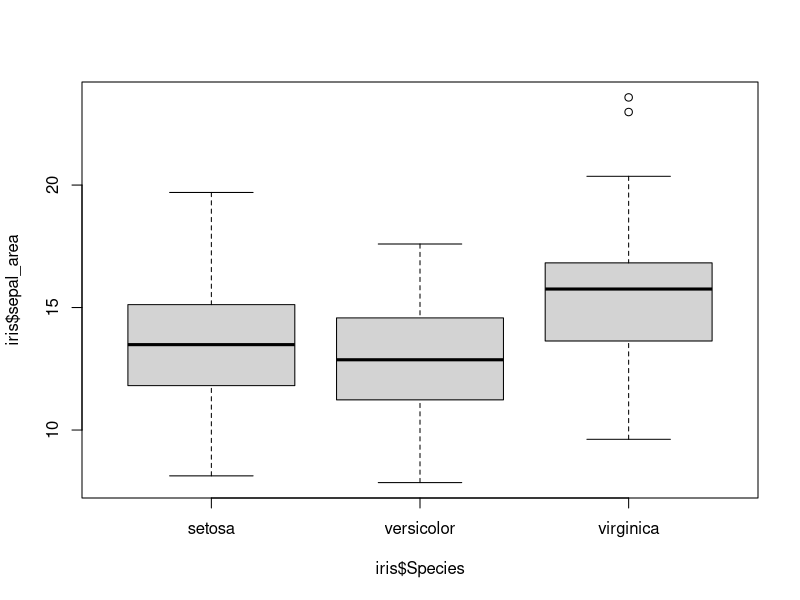
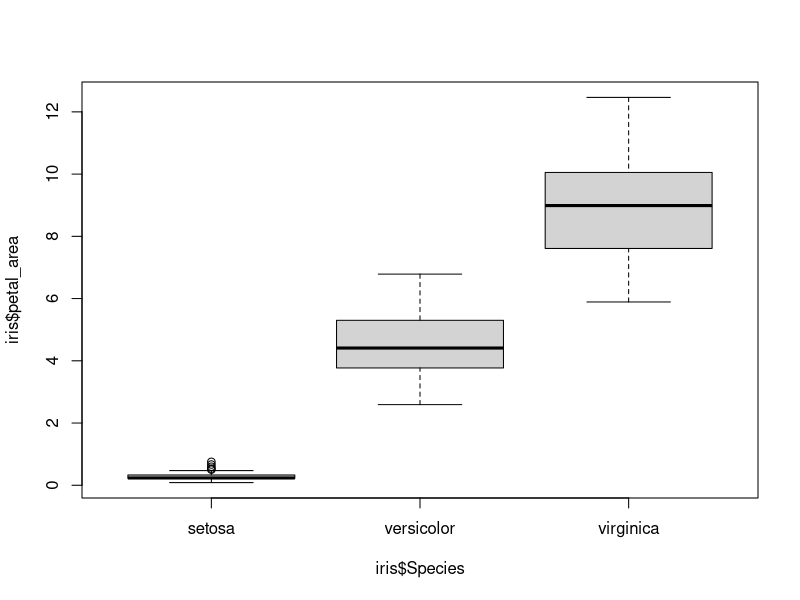
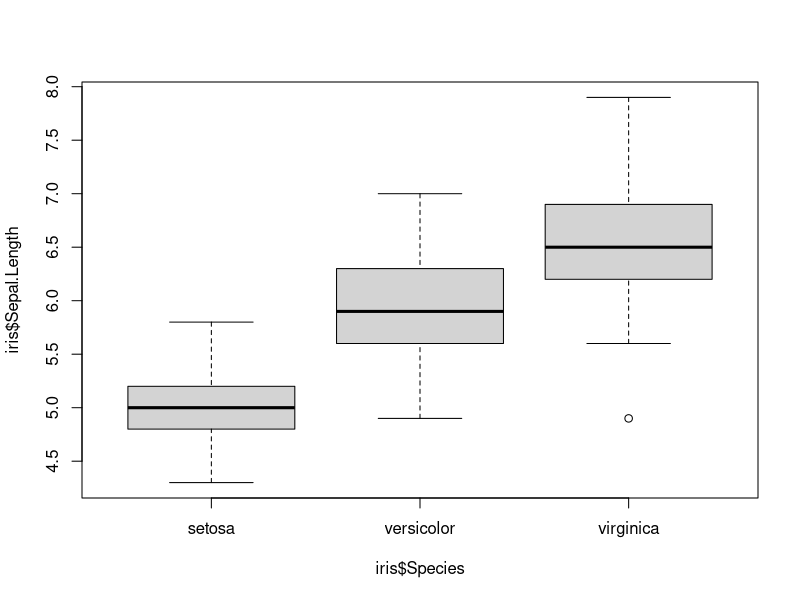
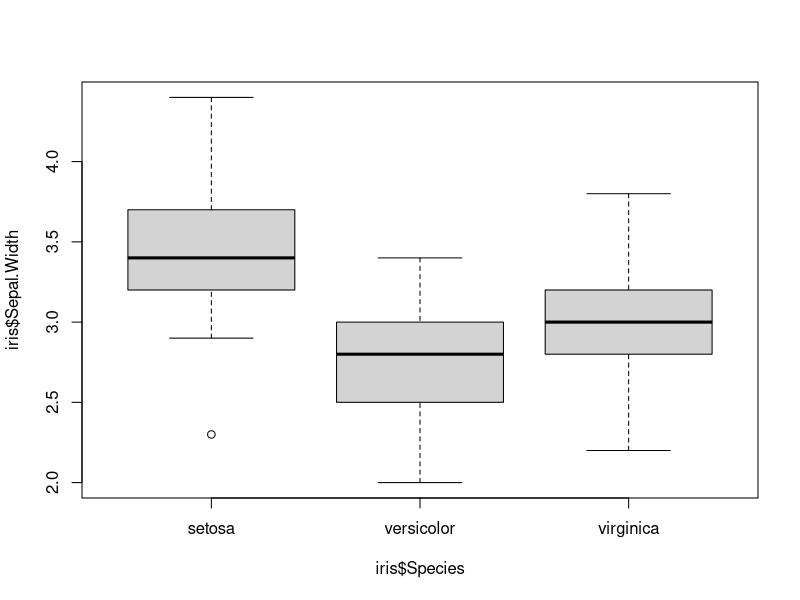
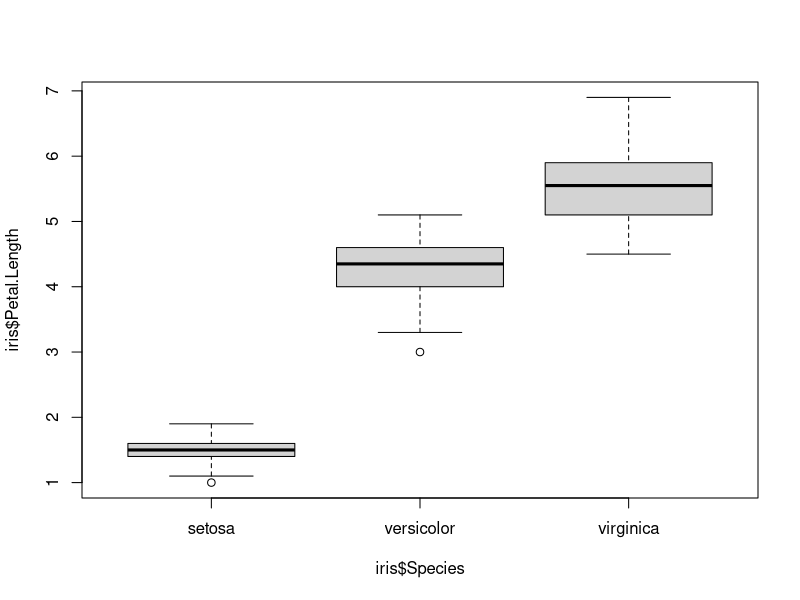
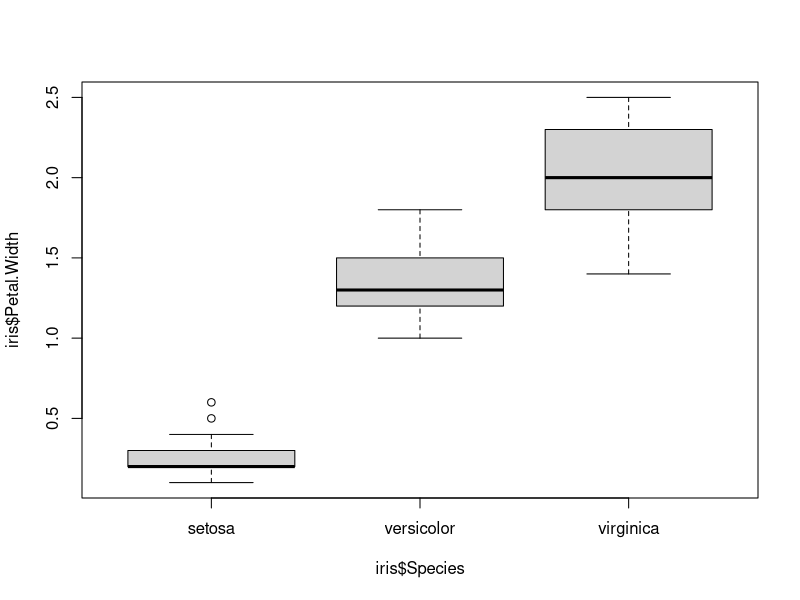

Source code (R) for these figures, in order:
# Jesus Zeno Assignment 1

# Import the library datasets
library(datasets)

# Use the iris data from that package
data(iris)

# Preview data with just the first several rows
head(iris)

# calculate the area of petal and sepal
iris$petal_area = (iris$Petal.Length * iris$Petal.Width * pi) / 4
iris$sepal_area = (iris$Sepal.Length * iris$Sepal.Width * pi) / 4

# Check results with first few rows
head(iris)

# Get overall summary of dataset
summary(iris)

# determine variance of columns
var(iris$petal_area)
var(iris$sepal_area)

# We can just use var.equal and paired as FALSE. It will be
# the same result as if var.equal happened to be true. Plus, when the 
# variance isn't equal, that means its being more conservative and 
# the assumption is harder to reject. The tests will be paired since
# we have the same individuals in groups and they are in the same order.
# Pairing will make the assertion about the individual as opposed to
# the group. 

# Determine if the sepal area is different than the petal area.
t.test(iris$sepal_area, iris$petal_area, var.equal = FALSE, 
       paired = FALSE, alternative ="two.sided" )
# The t value is 25.45 and that shows how the two groups are different.
# The p-value is < 2.2e-16 which is statistically extremely significant
# (p-value < .001). This highly supports the idea that
# there is a difference between the sepal area and the petal area

# determine if the petal length is different than the petal width
t.test(iris$Petal.Length, iris$Petal.Width, var.equal = FALSE, 
       paired = FALSE, alternative ="two.sided" )
# The t=16.297 which is high enough to show the two groups are different.
# The p-value=2.2e-16 which means it is extremely significant (p-value < .001). 
# This test highly supports the idea that the petal length and width
# are different. 

# Determine if sepal length is different than sepal width.
t.test(iris$Sepal.Length, iris$Sepal.Width, var.equal = FALSE, 
       paired = FALSE, alternative ="two.sided" )
# The t=36.463 which is high enough to show the two groups are different.
# The p-value=2.2e-16 which means it is extremely significant (p-value < .001). 
# This test highly supports the idea that the petal length and width
# are different. 

# Determine if petal length is different than sepal length
t.test(iris$Petal.Length, iris$Sepal.Length, var.equal = FALSE, 
       paired = FALSE, alternative ="two.sided" )
# The t=-13.098 which is negative enough to show the two groups are 
# different. The negative value indicates that the petal lengths are 
# smaller than the sepal lengths. 
# The p-value=2.2e-16 which means it is extremely significant (p-value < .001). 
# This test highly supports the idea that the petal length and width
# are different.

# Determine if petal width is different than sepal width
t.test(iris$Petal.Width, iris$Sepal.Width, var.equal = FALSE, 
       paired = FALSE, alternative ="two.sided" )
# The t=-25.916 which is negative enough to show the two groups are 
# different. The negative value indicates that the petal widths are 
# smaller than the sepal widths. 
# The p-value=2.2e-16 which means it is extremely significant (p-value < .001). 
# This test highly supports the idea that the petal length and width
# are different.

# Conclusion of t-tests: Since all results had p-values <.001 we can reject
# the null hypothesis and understand that there is a significant difference
# between the 6 variables. 


# ANOVA PART FOCUS ON THE GROUPS INSTEAD OF INDIVIDUALS
# Conduct an ANOVA on each of the six measurements you now have, based on the
# type of iris you have. 

# Let's do Petal area first
petal_area_vs_species = aov(iris$petal_area~iris$Species)
summary(petal_area_vs_species)
# Because F value is high (683.1) and that means there 
# is a large difference among the groups and the p value says it's 
# extremely statistically significant <.001

# Let's do Sepal area
sepal_area_vs_species = aov(iris$sepal_area~iris$Species)
summary(sepal_area_vs_species)
# Because F value is high (14.24) and that means there 
# is a large difference among the groups and the p value says it's 
# extremely statistically significant <.001

# Let's do petal length
petal_length_vs_species = aov(iris$Petal.Length~iris$Species)
summary(petal_length_vs_species)
# Because F value is high (1180) and that means there 
# is a large difference among the groups and the p value says it's 
# extremely statistically significant <.001

# Let's do petal width
petal_width_vs_species = aov(iris$Petal.Width~iris$Species)
summary(petal_width_vs_species)
# Because F value is high (960) and that means there 
# is a large difference among the groups and the p value says it's 
# extremely statistically significant <.001

# Let's do sepal length
sepal_length_vs_species = aov(iris$Sepal.Length~iris$Species)
summary(sepal_length_vs_species)
# Because F value is high (119.3) and that means there 
# is a large difference among the groups and the p value says it's 
# extremely statistically significant <.001

# Let's do sepal width
sepal_width_vs_species = aov(iris$Sepal.Width~iris$Species)
summary(sepal_width_vs_species)
# Because F value is high (49.16) and that means there 
# is a large difference among the groups and the p value says it's 
# extremely statistically significant <.001

# Conclusion of ANOVA tests:all p values are significant and under 0.001, 
# meaning that there is significant difference in the 6 variables between 
# the three species groups.


# Now let's get a box plot of the six measurements subdivided by
# iris type.The box plots will be saved so we can see them later. 

# Let's do sepal area first
png(file="sepal_area_vs_species.png")
boxplot(iris$sepal_area~iris$Species)
dev.off()

# Let's do petal area first
png(file="petal_area_vs_species.png")
boxplot(iris$petal_area~iris$Species)
dev.off()

# Let's do sepal length first
png(file="sepal_length_vs_species.png")
boxplot(iris$Sepal.Length~iris$Species)
dev.off()


# Let's do sepal width first
png(file="sepal_width_vs_species.png")
boxplot(iris$Sepal.Width~iris$Species)
dev.off()

# Let's do petal length first
png(file="petal_length_vs_species.png")
boxplot(iris$Petal.Length~iris$Species)
dev.off()

# Let's do petal width first
png(file="petal_width_vs_species.png")
boxplot(iris$Petal.Width~iris$Species)
dev.off()

# Conclusion from boxplots: The boxplots display the median of values of the 
# variable in question grouped by species as well as the middle 50% 
# (25% above and below the median) which indicates the standard deviation, 
# as well as any outliers. From the box plots, we can see that petal area 
# between of the different species may be the best determining variable to 
# distinguish between the three species. This is because petal area has the 
# least overlapping values between quartiles.